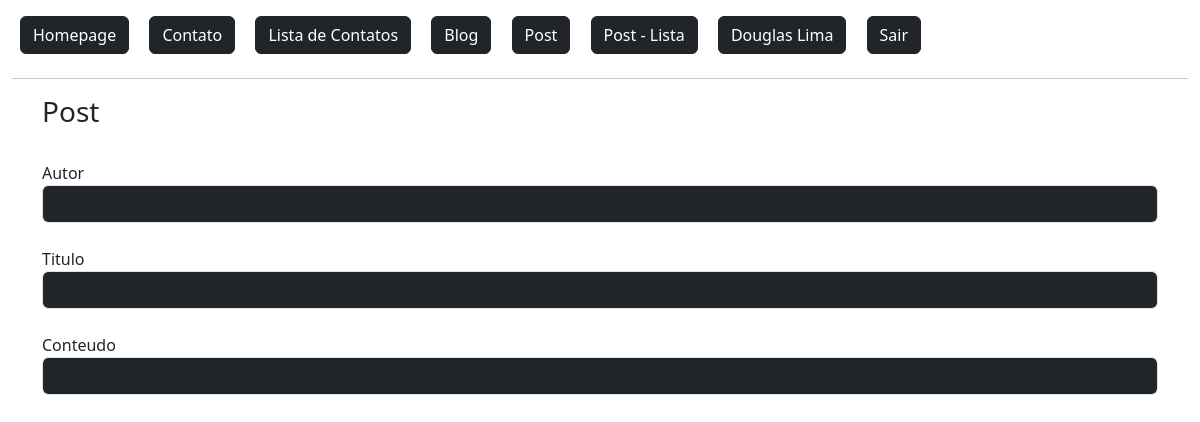
/blog/postagem/1/ (signed in), run on an earlier commit of the app's database.
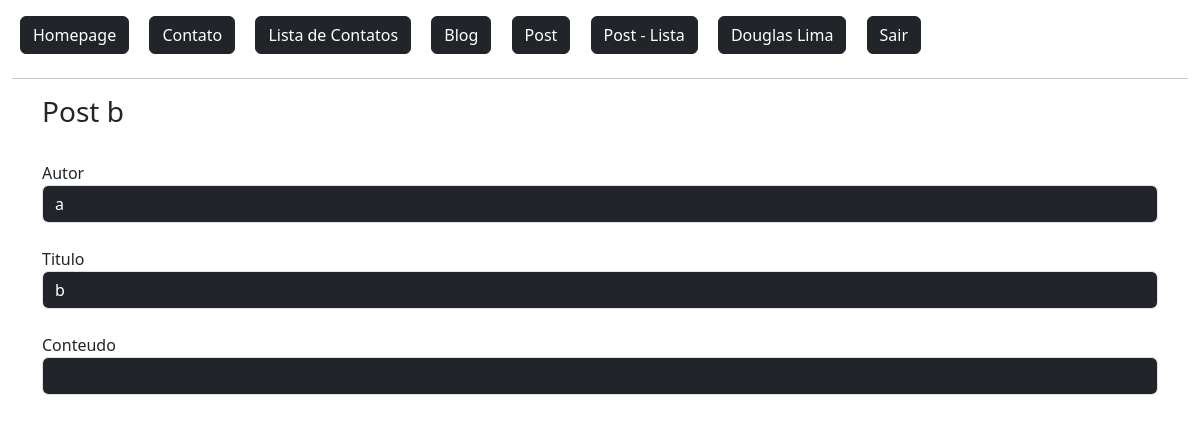
And on a later commit of the database.
### flaskLearn/models.py (models this page shows)
class Postagem(db.Model):
    id = db.Column(db.Integer, primary_key=True)
    data_envio = db.Column(db.DateTime, default=datetime.now())
    autor = db.Column(db.String, nullable=True)
    titulo = db.Column(db.String, nullable=True)
    conteudo = db.Column(db.String, nullable=True)

### flaskLearn/routes.py (the view)
@app.route('/blog/postagem/<int:id>/')
@login_required                 # Exige login do usuário.
def detailBlog(id):
    obj = Postagem.query.get(id)
    return render_template('blog/detail-blog.html', obj=obj)

### flaskLearn/models.py (called while the page is built)
@login_manager.user_loader # Retorna sessao do usuario no controle de login
def load_user(user_id):
    return User.query.get(user_id)

### flaskLearn/templates/blog/detail-blog.html
{% extends 'baseTemplate/base.html' %}
{% block content %}
{% include 'baseTemplate/nav.html' %}
<div class="container">
    <div class="row">
        <h3>Post {{ obj.titulo }}</h3>
        <div class="col-12 mt-4">
            Autor
            <input type="text" value="{{ obj.autor }}" class="form-control bg-dark text-white" readonly>
        </div>
        <div class="col-12 mt-4">
            Titulo
            <input type="text" value="{{ obj.titulo }}" class="form-control bg-dark text-white" readonly>
        </div>
        <div class="col-12 mt-4">
            Conteudo
            <input type="text" value="{{ obj.conteudo }}" class="form-control bg-dark text-white" readonly>
        </div>
    </div>
</div>
{% endblock %}

What changed in the data, as far as the page shows it:
added Postagem: titulo "b", autor "a"
